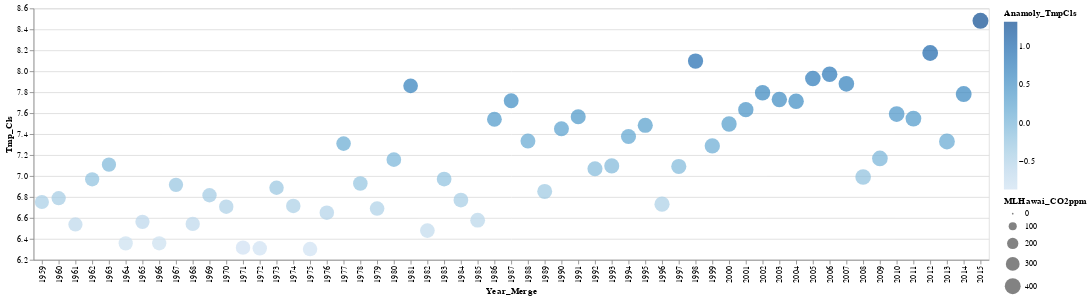

This figure's notebook cell:
### Code cell
#Scatter Plot # Distribution

import altair as alt
from vega_datasets import data

alt.Chart(df_merged).mark_circle().encode(
    alt.X('Year_Merge:O', scale=alt.Scale(zero=False)),
    alt.Y('Tmp_Cls:Q', scale=alt.Scale(zero=False, padding=1)),
    color='Anamoly_TmpCls:Q',
    size='MLHawai_CO2ppm:Q'
)

### Figure 1 — Vega-Lite specification as saved in the notebook (floating-point values rounded to 4 significant figures)
{"config": {"view": {"continuousWidth": 400, "continuousHeight": 300}}, "data": {"name": "data-59544aed7d64df62593b2f55180f6102"}, "mark": "circle", "encoding": {"color": {"type": "quantitative", "field": "Anamoly_TmpCls"}, "size": {"type": "quantitative", "field": "MLHawai_CO2ppm"}, "x": {"type": "ordinal", "field": "Year_Merge", "scale": {"zero": false}}, "y": {"type": "quantitative", "field": "Tmp_Cls", "scale": {"padding": 1, "zero": false}}}, "$schema": "https://vega.github.io/schema/vega-lite/v4.8.1.json", "datasets": {"data-59544aed7d64df62593b2f55180f6102": [{"Year_x": "1959-12-31T00:00:00", "Rnf_MM": 54.3, "Anamoly_RnfMM": -0.6888, "Year_Merge": 1959, "Year_y": "1959-12-31T00:00:00", "Tmp_Cls": 6.752, "Anamoly_TmpCls": -0.4105, "Year": "1959-01-01T00:00:00", "MLHawai_CO2ppm": 316.0, "Anamoly_CO2ppm": -35.67}, {"Year_x": "1960-12-31T00:00:00", "Rnf_MM": 52.34, "Anamoly_RnfMM": -2.641, "Year_Merge": 1960, "Year_y": "1960-12-31T00:00:00", "Tmp_Cls": 6.788, "Anamoly_TmpCls": -0.3738, "Year": "1960-01-01T00:00:00", "MLHawai_CO2ppm": 316.9, "Anamoly_CO2ppm": -34.73}, {"Year_x": "1961-12-31T00:00:00", "Rnf_MM": 56.53, "Anamoly_RnfMM": 1.543, "Year_Merge": 1961, "Year_y": "1961-12-31T00:00:00", "Tmp_Cls": 6.538, "Anamoly_TmpCls": -0.6246, "Year": "1961-01-01T00:00:00", "MLHawai_CO2ppm": 317.6, "Anamoly_CO2ppm": -34.0}, {"Year_x": "1962-12-31T00:00:00", "Rnf_MM": 51.67, "Anamoly_RnfMM": -3.312, "Year_Merge": 1962, "Year_y": "1962-12-31T00:00:00", "Tmp_Cls": 6.968, "Anamoly_TmpCls": -0.1939, "Year": "1962-01-01T00:00:00", "MLHawai_CO2ppm": 318.4, "Anamoly_CO2ppm": -33.19}, {"Year_x": "1963-12-31T00:00:00", "Rnf_MM": 48.88, "Anamoly_RnfMM": -6.1, "Year_Merge": 1963, "Year_y": "1963-12-31T00:00:00", "Tmp_Cls": 7.108, "Anamoly_TmpCls": -0.05379, "Year": "1963-01-01T00:00:00", "MLHawai_CO2ppm": 319.0, "Anamoly_CO2ppm": -32.65}, {"Year_x": "1964-12-31T00:00:00", "Rnf_MM": 53.14, "Anamoly_RnfMM": -1.84, "Year_Merge": 1964, "Year_y": "1964-12-31T00:00:00", "Tmp_Cls": 6.357, "Anamoly_TmpCls": -0.8052, "Year": "1964-01-01T00:00:00", "MLHawai_CO2ppm": 319.6, "Anamoly_CO2ppm": -32.02}, {"Year_x": "1965-12-31T00:00:00", "Rnf_MM": 54.98, "Anamoly_RnfMM": -0.007966, "Year_Merge": 1965, "Year_y": "1965-12-31T00:00:00", "Tmp_Cls": 6.562, "Anamoly_TmpCls": -0.6001, "Year": "1965-01-01T00:00:00", "MLHawai_CO2ppm": 320.0, "Anamoly_CO2ppm": -31.6}, {"Year_x": "1966-12-31T00:00:00", "Rnf_MM": 48.79, "Anamoly_RnfMM": -6.193, "Year_Merge": 1966, "Year_y": "1966-12-31T00:00:00", "Tmp_Cls": 6.357, "Anamoly_TmpCls": -0.8049, "Year": "1966-01-01T00:00:00", "MLHawai_CO2ppm": 321.4, "Anamoly_CO2ppm": -30.26}, {"Year_x": "1967-12-31T00:00:00", "Rnf_MM": 54.02, "Anamoly_RnfMM": -0.961, "Year_Merge": 1967, "Year_y": "1967-12-31T00:00:00", "Tmp_Cls": 6.916, "Anamoly_TmpCls": -0.2466, "Year": "1967-01-01T00:00:00", "MLHawai_CO2ppm": 322.2, "Anamoly_CO2ppm": -29.48}, {"Year_x": "1968-12-31T00:00:00", "Rnf_MM": 52.78, "Anamoly_RnfMM": -2.208, "Year_Merge": 1968, "Year_y": "1968-12-31T00:00:00", "Tmp_Cls": 6.543, "Anamoly_TmpCls": -0.6193, "Year": "1968-01-01T00:00:00", "MLHawai_CO2ppm": 323.0, "Anamoly_CO2ppm": -28.6}, {"Year_x": "1969-12-31T00:00:00", "Rnf_MM": 52.82, "Anamoly_RnfMM": -2.168, "Year_Merge": 1969, "Year_y": "1969-12-31T00:00:00", "Tmp_Cls": 6.816, "Anamoly_TmpCls": -0.3459, "Year": "1969-01-01T00:00:00", "MLHawai_CO2ppm": 324.6, "Anamoly_CO2ppm": -27.02}, {"Year_x": "1970-12-31T00:00:00", "Rnf_MM": 52.84, "Anamoly_RnfMM": -2.149, "Year_Merge": 1970, "Year_y": "1970-12-31T00:00:00", "Tmp_Cls": 6.707, "Anamoly_TmpCls": -0.4553, "Year": "1970-01-01T00:00:00", "MLHawai_CO2ppm": 325.7, "Anamoly_CO2ppm": -25.96}, {"Year_x": "1971-12-31T00:00:00", "Rnf_MM": 54.01, "Anamoly_RnfMM": -0.9782, "Year_Merge": 1971, "Year_y": "1971-12-31T00:00:00", "Tmp_Cls": 6.316, "Anamoly_TmpCls": -0.8466, "Year": "1971-01-01T00:00:00", "MLHawai_CO2ppm": 326.3, "Anamoly_CO2ppm": -25.32}, {"Year_x": "1972-12-31T00:00:00", "Rnf_MM": 55.37, "Anamoly_RnfMM": 0.3863, "Year_Merge": 1972, "Year_y": "1972-12-31T00:00:00", "Tmp_Cls": 6.309, "Anamoly_TmpCls": -0.8527, "Year": "1972-01-01T00:00:00", "MLHawai_CO2ppm": 327.4, "Anamoly_CO2ppm": -24.19}, {"Year_x": "1973-12-31T00:00:00", "Rnf_MM": 60.52, "Anamoly_RnfMM": 5.536, "Year_Merge": 1973, "Year_y": "1973-12-31T00:00:00", "Tmp_Cls": 6.888, "Anamoly_TmpCls": -0.2746, "Year": "1973-01-01T00:00:00", "MLHawai_CO2ppm": 329.7, "Anamoly_CO2ppm": -21.96}, {"Year_x": "1974-12-31T00:00:00", "Rnf_MM": 53.78, "Anamoly_RnfMM": -1.21, "Year_Merge": 1974, "Year_y": "1974-12-31T00:00:00", "Tmp_Cls": 6.714, "Anamoly_TmpCls": -0.4485, "Year": "1974-01-01T00:00:00", "MLHawai_CO2ppm": 330.2, "Anamoly_CO2ppm": -21.46}, {"Year_x": "1975-12-31T00:00:00", "Rnf_MM": 57.85, "Anamoly_RnfMM": 2.86, "Year_Merge": 1975, "Year_y": "1975-12-31T00:00:00", "Tmp_Cls": 6.302, "Anamoly_TmpCls": -0.8597, "Year": "1975-01-01T00:00:00", "MLHawai_CO2ppm": 331.1, "Anamoly_CO2ppm": -20.56}, {"Year_x": "1976-12-31T00:00:00", "Rnf_MM": 47.51, "Anamoly_RnfMM": -7.474, "Year_Merge": 1976, "Year_y": "1976-12-31T00:00:00", "Tmp_Cls": 6.65, "Anamoly_TmpCls": -0.512, "Year": "1976-01-01T00:00:00", "MLHawai_CO2ppm": 332.1, "Anamoly_CO2ppm": -19.59}, {"Year_x": "1977-12-31T00:00:00", "Rnf_MM": 54.33, "Anamoly_RnfMM": -0.6563, "Year_Merge": 1977, "Year_y": "1977-12-31T00:00:00", "Tmp_Cls": 7.309, "Anamoly_TmpCls": 0.1469, "Year": "1977-01-01T00:00:00", "MLHawai_CO2ppm": 333.8, "Anamoly_CO2ppm": -17.86}, {"Year_x": "1978-12-31T00:00:00", "Rnf_MM": 53.98, "Anamoly_RnfMM": -1.008, "Year_Merge": 1978, "Year_y": "1978-12-31T00:00:00", "Tmp_Cls": 6.928, "Anamoly_TmpCls": -0.2342, "Year": "1978-01-01T00:00:00", "MLHawai_CO2ppm": 335.4, "Anamoly_CO2ppm": -16.23}, {"Year_x": "1979-12-31T00:00:00", "Rnf_MM": 58.36, "Anamoly_RnfMM": 3.37, "Year_Merge": 1979, "Year_y": "1979-12-31T00:00:00", "Tmp_Cls": 6.689, "Anamoly_TmpCls": -0.4732, "Year": "1979-01-01T00:00:00", "MLHawai_CO2ppm": 336.8, "Anamoly_CO2ppm": -14.86}, {"Year_x": "1980-12-31T00:00:00", "Rnf_MM": 51.57, "Anamoly_RnfMM": -3.414, "Year_Merge": 1980, "Year_y": "1980-12-31T00:00:00", "Tmp_Cls": 7.156, "Anamoly_TmpCls": -0.006148, "Year": "1980-01-01T00:00:00", "MLHawai_CO2ppm": 338.7, "Anamoly_CO2ppm": -12.96}, {"Year_x": "1981-12-31T00:00:00", "Rnf_MM": 54.8, "Anamoly_RnfMM": -0.1876, "Year_Merge": 1981, "Year_y": "1981-12-31T00:00:00", "Tmp_Cls": 7.861, "Anamoly_TmpCls": 0.6986, "Year": "1981-01-01T00:00:00", "MLHawai_CO2ppm": 340.1, "Anamoly_CO2ppm": -11.54}, {"Year_x": "1982-12-31T00:00:00", "Rnf_MM": 60.98, "Anamoly_RnfMM": 5.991, "Year_Merge": 1982, "Year_y": "1982-12-31T00:00:00", "Tmp_Cls": 6.478, "Anamoly_TmpCls": -0.6837, "Year": "1982-01-01T00:00:00", "MLHawai_CO2ppm": 341.4, "Anamoly_CO2ppm": -10.2}, {"Year_x": "1983-12-31T00:00:00", "Rnf_MM": 60.6, "Anamoly_RnfMM": 5.612, "Year_Merge": 1983, "Year_y": "1983-12-31T00:00:00", "Tmp_Cls": 6.971, "Anamoly_TmpCls": -0.191, "Year": "1983-01-01T00:00:00", "MLHawai_CO2ppm": 343.0, "Anamoly_CO2ppm": -8.607}, {"Year_x": "1984-12-31T00:00:00", "Rnf_MM": 55.44, "Anamoly_RnfMM": 0.4597, "Year_Merge": 1984, "Year_y": "1984-12-31T00:00:00", "Tmp_Cls": 6.77, "Anamoly_TmpCls": -0.392, "Year": "1984-01-01T00:00:00", "MLHawai_CO2ppm": 344.6, "Anamoly_CO2ppm": -7.057}, {"Year_x": "1985-12-31T00:00:00", "Rnf_MM": 55.14, "Anamoly_RnfMM": 0.152, "Year_Merge": 1985, "Year_y": "1985-12-31T00:00:00", "Tmp_Cls": 6.578, "Anamoly_TmpCls": -0.5837, "Year": "1985-01-01T00:00:00", "MLHawai_CO2ppm": 346.0, "Anamoly_CO2ppm": -5.597}, {"Year_x": "1986-12-31T00:00:00", "Rnf_MM": 56.68, "Anamoly_RnfMM": 1.699, "Year_Merge": 1986, "Year_y": "1986-12-31T00:00:00", "Tmp_Cls": 7.542, "Anamoly_TmpCls": 0.3797, "Year": "1986-01-01T00:00:00", "MLHawai_CO2ppm": 347.4, "Anamoly_CO2ppm": -4.247}, {"Year_x": "1987-12-31T00:00:00", "Rnf_MM": 52.63, "Anamoly_RnfMM": -2.354, "Year_Merge": 1987, "Year_y": "1987-12-31T00:00:00", "Tmp_Cls": 7.718, "Anamoly_TmpCls": 0.556, "Year": "1987-01-01T00:00:00", "MLHawai_CO2ppm": 349.2, "Anamoly_CO2ppm": -2.477}, {"Year_x": "1988-12-31T00:00:00", "Rnf_MM": 47.88, "Anamoly_RnfMM": -7.108, "Year_Merge": 1988, "Year_y": "1988-12-31T00:00:00", "Tmp_Cls": 7.334, "Anamoly_TmpCls": 0.1723, "Year": "1988-01-01T00:00:00", "MLHawai_CO2ppm": 351.6, "Anamoly_CO2ppm": -0.07719}, {"Year_x": "1989-12-31T00:00:00", "Rnf_MM": 54.38, "Anamoly_RnfMM": -0.6059, "Year_Merge": 1989, "Year_y": "1989-12-31T00:00:00", "Tmp_Cls": 6.853, "Anamoly_TmpCls": -0.3093, "Year": "1989-01-01T00:00:00", "MLHawai_CO2ppm": 353.1, "Anamoly_CO2ppm": 1.433}, {"Year_x": "1990-12-31T00:00:00", "Rnf_MM": 59.24, "Anamoly_RnfMM": 4.254, "Year_Merge": 1990, "Year_y": "1990-12-31T00:00:00", "Tmp_Cls": 7.451, "Anamoly_TmpCls": 0.2891, "Year": "1990-01-01T00:00:00", "MLHawai_CO2ppm": 354.4, "Anamoly_CO2ppm": 2.713}, {"Year_x": "1991-12-31T00:00:00", "Rnf_MM": 56.85, "Anamoly_RnfMM": 1.863, "Year_Merge": 1991, "Year_y": "1991-12-31T00:00:00", "Tmp_Cls": 7.566, "Anamoly_TmpCls": 0.4037, "Year": "1991-01-01T00:00:00", "MLHawai_CO2ppm": 355.6, "Anamoly_CO2ppm": 3.933}, {"Year_x": "1992-12-31T00:00:00", "Rnf_MM": 56.48, "Anamoly_RnfMM": 1.499, "Year_Merge": 1992, "Year_y": "1992-12-31T00:00:00", "Tmp_Cls": 7.069, "Anamoly_TmpCls": -0.09295, "Year": "1992-01-01T00:00:00", "MLHawai_CO2ppm": 356.4, "Anamoly_CO2ppm": 4.743}, {"Year_x": "1993-12-31T00:00:00", "Rnf_MM": 58.93, "Anamoly_RnfMM": 3.948, "Year_Merge": 1993, "Year_y": "1993-12-31T00:00:00", "Tmp_Cls": 7.096, "Anamoly_TmpCls": -0.06578, "Year": "1993-01-01T00:00:00", "MLHawai_CO2ppm": 357.1, "Anamoly_CO2ppm": 5.433}, {"Year_x": "1994-12-31T00:00:00", "Rnf_MM": 55.55, "Anamoly_RnfMM": 0.5642, "Year_Merge": 1994, "Year_y": "1994-12-31T00:00:00", "Tmp_Cls": 7.377, "Anamoly_TmpCls": 0.2148, "Year": "1994-01-01T00:00:00", "MLHawai_CO2ppm": 358.8, "Anamoly_CO2ppm": 7.183}, {"Year_x": "1995-12-31T00:00:00", "Rnf_MM": 56.57, "Anamoly_RnfMM": 1.586, "Year_Merge": 1995, "Year_y": "1995-12-31T00:00:00", "Tmp_Cls": 7.484, "Anamoly_TmpCls": 0.3218, "Year": "1995-01-01T00:00:00", "MLHawai_CO2ppm": 360.8, "Anamoly_CO2ppm": 9.163}, {"Year_x": "1996-12-31T00:00:00", "Rnf_MM": 58.43, "Anamoly_RnfMM": 3.441, "Year_Merge": 1996, "Year_y": "1996-12-31T00:00:00", "Tmp_Cls": 6.731, "Anamoly_TmpCls": -0.4315, "Year": "1996-01-01T00:00:00", "MLHawai_CO2ppm": 362.6, "Anamoly_CO2ppm": 10.95}, {"Year_x": "1997-12-31T00:00:00", "Rnf_MM": 55.71, "Anamoly_RnfMM": 0.7273, "Year_Merge": 1997, "Year_y": "1997-12-31T00:00:00", "Tmp_Cls": 7.091, "Anamoly_TmpCls": -0.07145, "Year": "1997-01-01T00:00:00", "MLHawai_CO2ppm": 363.7, "Anamoly_CO2ppm": 12.07}, {"Year_x": "1998-12-31T00:00:00", "Rnf_MM": 59.98, "Anamoly_RnfMM": 4.991, "Year_Merge": 1998, "Year_y": "1998-12-31T00:00:00", "Tmp_Cls": 8.098, "Anamoly_TmpCls": 0.9355, "Year": "1998-01-01T00:00:00", "MLHawai_CO2ppm": 366.6, "Anamoly_CO2ppm": 15.01}, {"Year_x": "1999-12-31T00:00:00", "Rnf_MM": 51.96, "Anamoly_RnfMM": -3.029, "Year_Merge": 1999, "Year_y": "1999-12-31T00:00:00", "Tmp_Cls": 7.287, "Anamoly_TmpCls": 0.1244, "Year": "1999-01-01T00:00:00", "MLHawai_CO2ppm": 368.3, "Anamoly_CO2ppm": 16.69}, {"Year_x": "2000-12-31T00:00:00", "Rnf_MM": 52.33, "Anamoly_RnfMM": -2.657, "Year_Merge": 2000, "Year_y": "2000-12-31T00:00:00", "Tmp_Cls": 7.496, "Anamoly_TmpCls": 0.3342, "Year": "2000-01-01T00:00:00", "MLHawai_CO2ppm": 369.5, "Anamoly_CO2ppm": 17.88}, {"Year_x": "2001-12-31T00:00:00", "Rnf_MM": 52.54, "Anamoly_RnfMM": -2.448, "Year_Merge": 2001, "Year_y": "2001-12-31T00:00:00", "Tmp_Cls": 7.633, "Anamoly_TmpCls": 0.4711, "Year": "2001-01-01T00:00:00", "MLHawai_CO2ppm": 371.1, "Anamoly_CO2ppm": 19.49}, {"Year_x": "2002-12-31T00:00:00", "Rnf_MM": 52.22, "Anamoly_RnfMM": -2.761, "Year_Merge": 2002, "Year_y": "2002-12-31T00:00:00", "Tmp_Cls": 7.795, "Anamoly_TmpCls": 0.6328, "Year": "2002-01-01T00:00:00", "MLHawai_CO2ppm": 373.2, "Anamoly_CO2ppm": 21.58}, {"Year_x": "2003-12-31T00:00:00", "Rnf_MM": 54.82, "Anamoly_RnfMM": -0.1645, "Year_Merge": 2003, "Year_y": "2003-12-31T00:00:00", "Tmp_Cls": 7.73, "Anamoly_TmpCls": 0.5677, "Year": "2003-01-01T00:00:00", "MLHawai_CO2ppm": 375.8, "Anamoly_CO2ppm": 24.13}, {"Year_x": "2004-12-31T00:00:00", "Rnf_MM": 58.26, "Anamoly_RnfMM": 3.275, "Year_Merge": 2004, "Year_y": "2004-12-31T00:00:00", "Tmp_Cls": 7.714, "Anamoly_TmpCls": 0.5514, "Year": "2004-01-01T00:00:00", "MLHawai_CO2ppm": 377.5, "Anamoly_CO2ppm": 25.85}, {"Year_x": "2005-12-31T00:00:00", "Rnf_MM": 54.75, "Anamoly_RnfMM": -0.2321, "Year_Merge": 2005, "Year_y": "2005-12-31T00:00:00", "Tmp_Cls": 7.931, "Anamoly_TmpCls": 0.7689, "Year": "2005-01-01T00:00:00", "MLHawai_CO2ppm": 379.8, "Anamoly_CO2ppm": 28.16}, {"Year_x": "2006-12-31T00:00:00", "Rnf_MM": 53.84, "Anamoly_RnfMM": -1.14, "Year_Merge": 2006, "Year_y": "2006-12-31T00:00:00", "Tmp_Cls": 7.972, "Anamoly_TmpCls": 0.8096, "Year": "2006-01-01T00:00:00", "MLHawai_CO2ppm": 381.9, "Anamoly_CO2ppm": 30.26}, {"Year_x": "2007-12-31T00:00:00", "Rnf_MM": 51.98, "Anamoly_RnfMM": -3.001, "Year_Merge": 2007, "Year_y": "2007-12-31T00:00:00", "Tmp_Cls": 7.879, "Anamoly_TmpCls": 0.7173, "Year": "2007-01-01T00:00:00", "MLHawai_CO2ppm": 383.8, "Anamoly_CO2ppm": 32.12}, {"Year_x": "2008-12-31T00:00:00", "Rnf_MM": 55.85, "Anamoly_RnfMM": 0.8619, "Year_Merge": 2008, "Year_y": "2008-12-31T00:00:00", "Tmp_Cls": 6.99, "Anamoly_TmpCls": -0.1719, "Year": "2008-01-01T00:00:00", "MLHawai_CO2ppm": 385.6, "Anamoly_CO2ppm": 33.95}, {"Year_x": "2009-12-31T00:00:00", "Rnf_MM": 56.33, "Anamoly_RnfMM": 1.343, "Year_Merge": 2009, "Year_y": "2009-12-31T00:00:00", "Tmp_Cls": 7.167, "Anamoly_TmpCls": 0.005276, "Year": "2009-01-01T00:00:00", "MLHawai_CO2ppm": 387.4, "Anamoly_CO2ppm": 35.73}, {"Year_x": "2010-12-31T00:00:00", "Rnf_MM": 55.44, "Anamoly_RnfMM": 0.4514, "Year_Merge": 2010, "Year_y": "2010-12-31T00:00:00", "Tmp_Cls": 7.591, "Anamoly_TmpCls": 0.4292, "Year": "2010-01-01T00:00:00", "MLHawai_CO2ppm": 389.9, "Anamoly_CO2ppm": 38.21}, {"Year_x": "2011-12-31T00:00:00", "Rnf_MM": 56.06, "Anamoly_RnfMM": 1.079, "Year_Merge": 2011, "Year_y": "2011-12-31T00:00:00", "Tmp_Cls": 7.548, "Anamoly_TmpCls": 0.386, "Year": "2011-01-01T00:00:00", "MLHawai_CO2ppm": 391.6, "Anamoly_CO2ppm": 39.99}, {"Year_x": "2012-12-31T00:00:00", "Rnf_MM": 52.16, "Anamoly_RnfMM": -2.829, "Year_Merge": 2012, "Year_y": "2012-12-31T00:00:00", "Tmp_Cls": 8.174, "Anamoly_TmpCls": 1.012, "Year": "2012-01-01T00:00:00", "MLHawai_CO2ppm": 393.8, "Anamoly_CO2ppm": 42.18}, {"Year_x": "2013-12-31T00:00:00", "Rnf_MM": 58.49, "Anamoly_RnfMM": 3.506, "Year_Merge": 2013, "Year_y": "2013-12-31T00:00:00", "Tmp_Cls": 7.329, "Anamoly_TmpCls": 0.1673, "Year": "2013-01-01T00:00:00", "MLHawai_CO2ppm": 396.5, "Anamoly_CO2ppm": 44.84}, {"Year_x": "2014-12-31T00:00:00", "Rnf_MM": 57.03, "Anamoly_RnfMM": 2.047, "Year_Merge": 2014, "Year_y": "2014-12-31T00:00:00", "Tmp_Cls": 7.782, "Anamoly_TmpCls": 0.6203, "Year": "2014-01-01T00:00:00", "MLHawai_CO2ppm": 398.6, "Anamoly_CO2ppm": 46.97}, {"Year_x": "2015-12-31T00:00:00", "Rnf_MM": 63.47, "Anamoly_RnfMM": 8.481, "Year_Merge": 2015, "Year_y": "2015-12-31T00:00:00", "Tmp_Cls": 8.481, "Anamoly_TmpCls": 1.319, "Year": "2015-01-01T00:00:00", "MLHawai_CO2ppm": 400.8, "Anamoly_CO2ppm": 49.19}]}}
